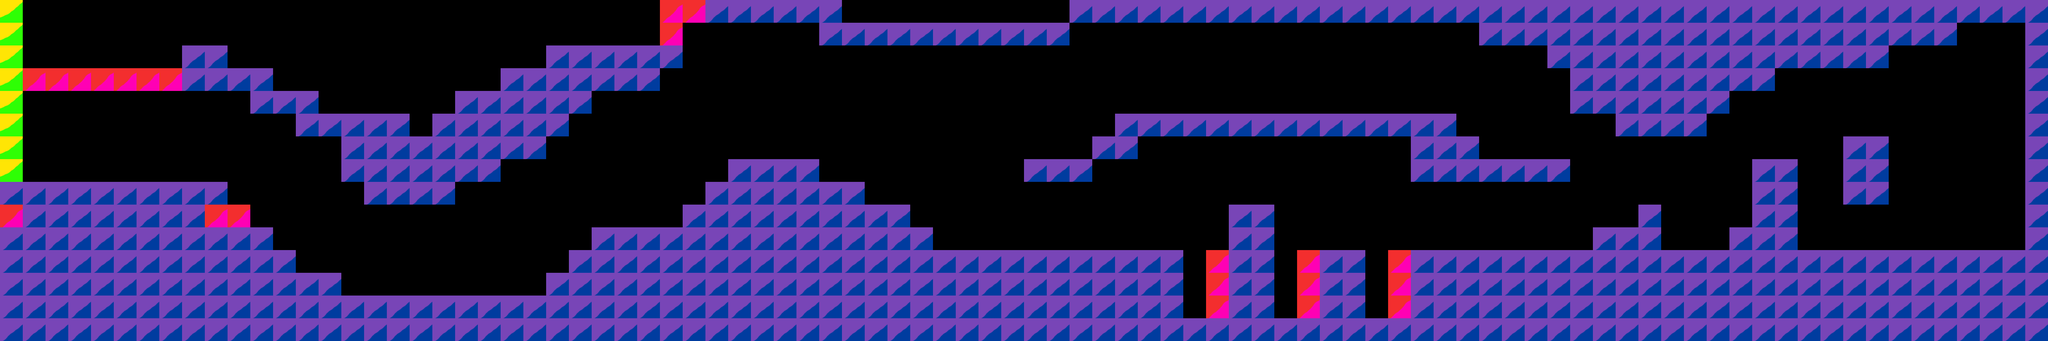

Tiled map render using the project's own tile images. Description and the whole map definition, tile-layer contents included, below:
An orthogonal 90x15 tile map with 70x70 px tiles, 1 tile layer (Tile Layer 1) and 11 objects (2x Player, 2x Pill, 2x AcidBottle, UIBackgroundStatic, ToxicWaste, ...).

<map version="1.2" tiledversion="1.3.1" orientation="orthogonal" renderorder="right-down" compressionlevel="0" width="90" height="15" tilewidth="70" tileheight="70" infinite="0" nextlayerid="8" nextobjectid="30">
 <tileset firstgid="1" name="TilesTest" tilewidth="70" tileheight="70" tilecount="4" columns="2">
  <image source="TilesTest.png" width="140" height="140" />
 </tileset>
 <layer id="1" name="Tile Layer 1" width="90" height="15">
  <data encoding="csv">
3,0,0,0,0,0,0,0,0,0,0,0,0,0,0,0,0,0,0,0,0,0,0,0,0,0,0,0,0,1,1,2,2,2,2,2,2,0,0,0,0,0,0,0,0,0,0,2,2,2,2,2,2,2,2,2,2,2,2,2,2,2,2,2,2,2,2,2,2,2,2,2,2,2,2,2,2,2,2,2,2,2,2,2,2,2,2,2,2,2,
3,0,0,0,0,0,0,0,0,0,0,0,0,0,0,0,0,0,0,0,0,0,0,0,0,0,0,0,0,1,0,0,0,0,0,0,2,2,2,2,2,2,2,2,2,2,2,0,0,0,0,0,0,0,0,0,0,0,0,0,0,0,0,0,0,2,2,2,2,2,2,2,2,2,2,2,2,2,2,2,2,2,2,2,2,2,0,0,0,2,
3,0,0,0,0,0,0,0,2,2,0,0,0,0,0,0,0,0,0,0,0,0,0,0,2,2,2,2,2,2,0,0,0,0,0,0,0,0,0,0,0,0,0,0,0,0,0,0,0,0,0,0,0,0,0,0,0,0,0,0,0,0,0,0,0,0,0,0,2,2,2,2,2,2,2,2,2,2,2,2,2,2,2,0,0,0,0,0,0,2,
3,1,1,1,1,1,1,1,2,2,2,2,0,0,0,0,0,0,0,0,0,0,2,2,2,2,2,2,2,0,0,0,0,0,0,0,0,0,0,0,0,0,0,0,0,0,0,0,0,0,0,0,0,0,0,0,0,0,0,0,0,0,0,0,0,0,0,0,0,2,2,2,2,2,2,2,2,2,0,0,0,0,0,0,0,0,0,0,0,2,
3,0,0,0,0,0,0,0,0,0,0,2,2,2,0,0,0,0,0,0,2,2,2,2,2,2,0,0,0,0,0,0,0,0,0,0,0,0,0,0,0,0,0,0,0,0,0,0,0,0,0,0,0,0,0,0,0,0,0,0,0,0,0,0,0,0,0,0,0,2,2,2,2,2,2,2,0,0,0,0,0,0,0,0,0,0,0,0,0,2,
3,0,0,0,0,0,0,0,0,0,0,0,0,2,2,2,2,2,0,2,2,2,2,2,2,0,0,0,0,0,0,0,0,0,0,0,0,0,0,0,0,0,0,0,0,0,0,0,0,2,2,2,2,2,2,2,2,2,2,2,2,2,2,2,0,0,0,0,0,0,0,2,2,2,2,0,0,0,0,0,0,0,0,0,0,0,0,0,0,2,
3,0,0,0,0,0,0,0,0,0,0,0,0,0,0,2,2,2,2,2,2,2,2,2,0,0,0,0,0,0,0,0,0,0,0,0,0,0,0,0,0,0,0,0,0,0,0,0,2,2,0,0,0,0,0,0,0,0,0,0,0,0,2,2,2,0,0,0,0,0,0,0,0,0,0,0,0,0,0,0,0,2,2,0,0,0,0,0,0,2,
3,0,0,0,0,0,0,0,0,0,0,0,0,0,0,2,2,2,2,2,2,2,0,0,0,0,0,0,0,0,0,0,2,2,2,2,0,0,0,0,0,0,0,0,0,2,2,2,0,0,0,0,0,0,0,0,0,0,0,0,0,0,2,2,2,2,2,2,2,0,0,0,0,0,0,0,0,2,2,0,0,2,2,0,0,0,0,0,0,2,
2,2,2,2,2,2,2,2,2,2,0,0,0,0,0,0,2,2,2,2,0,0,0,0,0,0,0,0,0,0,0,2,2,2,2,2,2,2,0,0,0,0,0,0,0,0,0,0,0,0,0,0,0,0,0,0,0,0,0,0,0,0,0,0,0,0,0,0,0,0,0,0,0,0,0,0,0,2,2,0,0,2,2,0,0,0,0,0,0,2,
1,2,2,2,2,2,2,2,2,1,1,0,0,0,0,0,0,0,0,0,0,0,0,0,0,0,0,0,0,0,2,2,2,2,2,2,2,2,2,2,0,0,0,0,0,0,0,0,0,0,0,0,0,0,2,2,0,0,0,0,0,0,0,0,0,0,0,0,0,0,0,0,2,0,0,0,0,2,2,0,0,0,0,0,0,0,0,0,0,2,
2,2,2,2,2,2,2,2,2,2,2,2,0,0,0,0,0,0,0,0,0,0,0,0,0,0,2,2,2,2,2,2,2,2,2,2,2,2,2,2,2,0,0,0,0,0,0,0,0,0,0,0,0,0,2,2,0,0,0,0,0,0,0,0,0,0,0,0,0,0,2,2,2,0,0,0,2,2,2,0,0,0,0,0,0,0,0,0,0,2,
2,2,2,2,2,2,2,2,2,2,2,2,2,0,0,0,0,0,0,0,0,0,0,0,0,2,2,2,2,2,2,2,2,2,2,2,2,2,2,2,2,2,2,2,2,2,2,2,2,2,2,2,0,1,2,2,0,1,2,2,0,1,2,2,2,2,2,2,2,2,2,2,2,2,2,2,2,2,2,2,2,2,2,2,2,2,2,2,2,2,
2,2,2,2,2,2,2,2,2,2,2,2,2,2,2,0,0,0,0,0,0,0,0,0,2,2,2,2,2,2,2,2,2,2,2,2,2,2,2,2,2,2,2,2,2,2,2,2,2,2,2,2,0,1,2,2,0,1,2,2,0,1,2,2,2,2,2,2,2,2,2,2,2,2,2,2,2,2,2,2,2,2,2,2,2,2,2,2,2,2,
2,2,2,2,2,2,2,2,2,2,2,2,2,2,2,2,2,2,2,2,2,2,2,2,2,2,2,2,2,2,2,2,2,2,2,2,2,2,2,2,2,2,2,2,2,2,2,2,2,2,2,2,0,1,2,2,0,1,2,2,0,1,2,2,2,2,2,2,2,2,2,2,2,2,2,2,2,2,2,2,2,2,2,2,2,2,2,2,2,2,
2,2,2,2,2,2,2,2,2,2,2,2,2,2,2,2,2,2,2,2,2,2,2,2,2,2,2,2,2,2,2,2,2,2,2,2,2,2,2,2,2,2,2,2,2,2,2,2,2,2,2,2,2,2,2,2,2,2,2,2,2,2,2,2,2,2,2,2,2,2,2,2,2,2,2,2,2,2,2,2,2,2,2,2,2,2,2,2,2,2
</data>
 </layer>
 <objectgroup id="2" name="Object Layer 1">
  <object id="28" type="UIBackgroundStatic" x="12" y="172" width="3853" height="726">
   <properties>
    <property name="SpriteSheet" type="file" value="Art/Background.jpg" />
    <property name="SpriteSheetColumns" type="int" value="1" />
    <property name="SpriteSheetRows" type="int" value="1" />
    <property name="scale" type="float" value="0.85" />
   </properties>
  </object>
  <object id="14" type="ToxicWaste" x="2319.33" y="507.273" width="120" height="90">
   <properties>
    <property name="SpeedReduction" type="int" value="3" />
    <property name="SpeedReductionTime" type="int" value="1" />
    <property name="SpriteSheet" type="file" value="Art/puddle.png" />
    <property name="SpriteSheetColumns" type="int" value="2" />
    <property name="scale" type="float" value="0.5" />
   </properties>
  </object>
  <object id="1" type="Player" x="168" y="350.667" width="64" height="64">
   <properties>
    <property name="JumpForce" type="int" value="15" />
    <property name="MaxSpeed" type="int" value="5" />
    <property name="SpriteSheet" type="file" value="Art/Animation_p1.png" />
    <property name="SpriteSheetColumns" type="int" value="5" />
    <property name="SpriteSheetRows" type="int" value="5" />
   </properties>
  </object>
  <object id="2" type="Player" x="251" y="349" width="64" height="64">
   <properties>
    <property name="JumpForce" type="int" value="15" />
    <property name="MaxSpeed" type="int" value="5" />
    <property name="SpriteSheet" type="file" value="Art/Animation_p2.png" />
    <property name="SpriteSheetColumns" type="int" value="5" />
    <property name="SpriteSheetRows" type="int" value="5" />
   </properties>
  </object>
  <object id="10" type="Pill" x="1292.42" y="845.455" width="51.5152" height="54.5455">
   <properties>
    <property name="SpeedBonus" type="int" value="5" />
    <property name="SpeedDuration" type="float" value="5" />
    <property name="SpriteSheet" type="file" value="Art/pill.png" />
    <property name="SpriteSheetColumns" type="int" value="2" />
    <property name="SpriteSheetRows" type="int" value="1" />
    <property name="scale" type="float" value="0.5" />
   </properties>
  </object>
  <object id="12" type="MetalWheelPowerUp" x="2958" y="687.394" width="51.5152" height="45.4545">
   <properties>
    <property name="MetalWheelDuration" type="float" value="5" />
    <property name="SpriteSheet" type="file" value="Art/wheel.png" />
    <property name="SpriteSheetColumns" type="int" value="2" />
    <property name="SpriteSheetRows" type="int" value="1" />
    <property name="scale" type="float" value="0.5" />
   </properties>
  </object>
  <object id="17" type="Pill" x="2844.24" y="326.727" width="51.5152" height="54.5455">
   <properties>
    <property name="SpeedBonus" type="int" value="5" />
    <property name="SpeedDuration" type="float" value="5" />
    <property name="SpriteSheet" type="file" value="Art/pill.png" />
    <property name="SpriteSheetColumns" type="int" value="2" />
    <property name="SpriteSheetRows" type="int" value="1" />
    <property name="scale" type="float" value="0.5" />
   </properties>
  </object>
  <object id="18" type="FinishPoint" x="6046" y="640" width="210" height="350">
   <properties>
    <property name="Player1WinTarget" type="file" value="EndScreen1.tmx" />
    <property name="Player2WinTarget" type="file" value="EndScreen2.tmx" />
    <property name="SpriteSheet" type="file" value="Art/finish.png" />
    <property name="scale" type="float" value="0.35" />
   </properties>
  </object>
  <object id="19" type="AcidBottle" x="1938" y="628" width="112" height="66">
   <properties>
    <property name="SpriteSheet" type="file" value="Art/acid.png" />
    <property name="SpriteSheetColumns" type="int" value="2" />
    <property name="SpriteSheetRows" type="int" value="1" />
    <property name="scale" type="float" value="0.5" />
   </properties>
  </object>
  <object id="21" type="AcidBottle" x="3464" y="693" width="112" height="66">
   <properties>
    <property name="SpriteSheet" type="file" value="Art/acid.png" />
    <property name="SpriteSheetColumns" type="int" value="2" />
    <property name="SpriteSheetRows" type="int" value="1" />
    <property name="scale" type="float" value="0.5" />
   </properties>
  </object>
  <object id="29" type="SunGlasses" x="848" y="616" width="76" height="64">
   <properties>
    <property name="SpriteSheet" type="file" value="Art/glasses.png" />
    <property name="SpriteSheetColumns" type="int" value="2" />
    <property name="SpriteSheetRows" type="int" value="1" />
    <property name="scale" type="float" value="0.4" />
   </properties>
  </object>
 </objectgroup>
 <objectgroup id="5" name="UI" />
</map>
